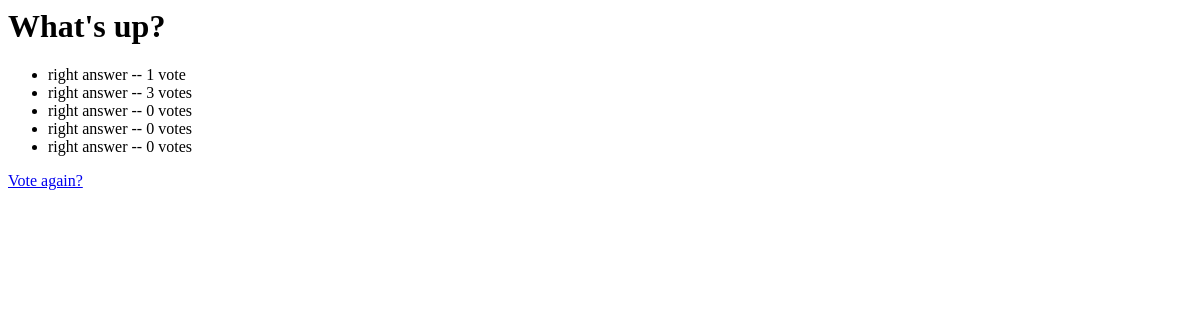
/polls/1/results/, run on an earlier commit of the app's database.
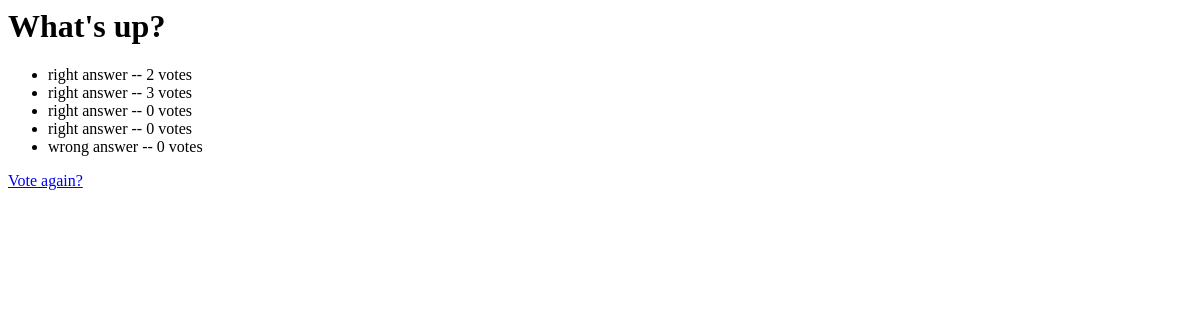
And on a later commit of the database.
### polls/models.py (models this page shows, shortened)
class Question(models.Model):
    question_text = models.CharField(max_length=200)
    pub_date = models.DateTimeField('date published')
    movie = models.ForeignKey('Movie', on_delete=models.CASCADE)

class Choice(models.Model):
    question = models.ForeignKey(Question, on_delete=models.CASCADE)
    choice_text = models.CharField(max_length=50)
    votes = models.IntegerField(default=0)

### polls/views.py (the view)
# urls.py: path('<int:pk>/results/', views.ResultsView.as_view(), name='results'),
class ResultsView(generic.DetailView):
    model = Question
    template_name = 'polls/results.html'

### polls/templates/polls/results.html
<h1>{{ question.question_text }}</h1>
<ul>
{% for choice in question.choice_set.all %}
    <li>{{ choice.choice_text }} -- {{ choice.votes }} vote{{ choice.votes|pluralize }}</li>
{% endfor %}
</ul>
<a href="{% url 'polls:detail' question.id %}">Vote again?</a>

What changed in the data, as far as the page shows it:
no longer on this page (row edited): Choice: choice_text "right answer", votes "0"
changed Choice (number 1 of 5 on the later page): votes "1" → "2"
added Choice: choice_text "wrong answer", votes "0"
